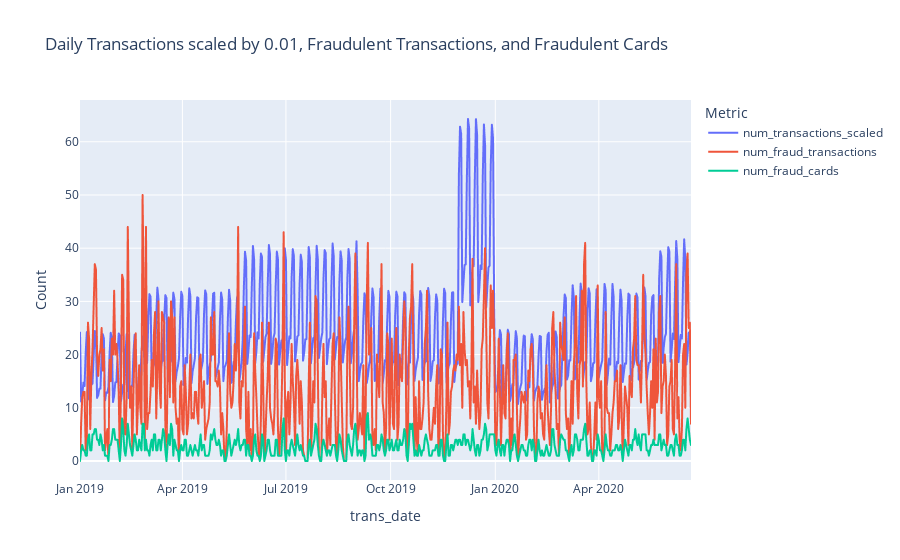

Source (notebook cell):
### Code cell
import plotly.express as px

# Plot all three metrics on the same plot
fig = px.line(
    daily_fraud_stats,
    x="trans_date",
    y=["num_transactions_scaled", "num_fraud_transactions", "num_fraud_cards"],
    labels={"value": "Count", "variable": "Metric"},
    title="Daily Transactions scaled by 0.01, Fraudulent Transactions, and Fraudulent Cards",
)
fig.show()

### Figure 1 — Plotly figure (JSON) as saved in the notebook; plotly's stock layout.template omitted (floating-point values rounded to 4 significant figures; data arrays with more than 128 entries replaced by an {"elided": "..."} marker saying what was removed)
{"data": [{"hovertemplate": "Metric=num_transactions_scaled<br>trans_date=%{x}<br>Count=%{y}<extra></extra>", "legendgroup": "num_transactions_scaled", "line": {"color": "#636efa", "dash": "solid"}, "marker": {"symbol": "circle"}, "mode": "lines", "name": "num_transactions_scaled", "showlegend": true, "type": "scattergl", "x": {"elided": "537 str values"}, "xaxis": "x", "y": {"elided": "537 float values"}, "yaxis": "y"}, {"hovertemplate": "Metric=num_fraud_transactions<br>trans_date=%{x}<br>Count=%{y}<extra></extra>", "legendgroup": "num_fraud_transactions", "line": {"color": "#EF553B", "dash": "solid"}, "marker": {"symbol": "circle"}, "mode": "lines", "name": "num_fraud_transactions", "showlegend": true, "type": "scattergl", "x": {"elided": "537 str values"}, "xaxis": "x", "y": {"elided": "537 int values"}, "yaxis": "y"}, {"hovertemplate": "Metric=num_fraud_cards<br>trans_date=%{x}<br>Count=%{y}<extra></extra>", "legendgroup": "num_fraud_cards", "line": {"color": "#00cc96", "dash": "solid"}, "marker": {"symbol": "circle"}, "mode": "lines", "name": "num_fraud_cards", "showlegend": true, "type": "scattergl", "x": {"elided": "537 str values"}, "xaxis": "x", "y": {"elided": "537 int values"}, "yaxis": "y"}], "layout": {"legend": {"title": {"text": "Metric"}, "tracegroupgap": 0}, "title": {"text": "Daily Transactions scaled by 0.01, Fraudulent Transactions, and Fraudulent Cards"}, "xaxis": {"anchor": "y", "domain": [0, 1], "title": {"text": "trans_date"}}, "yaxis": {"anchor": "x", "domain": [0, 1], "title": {"text": "Count"}}}}
